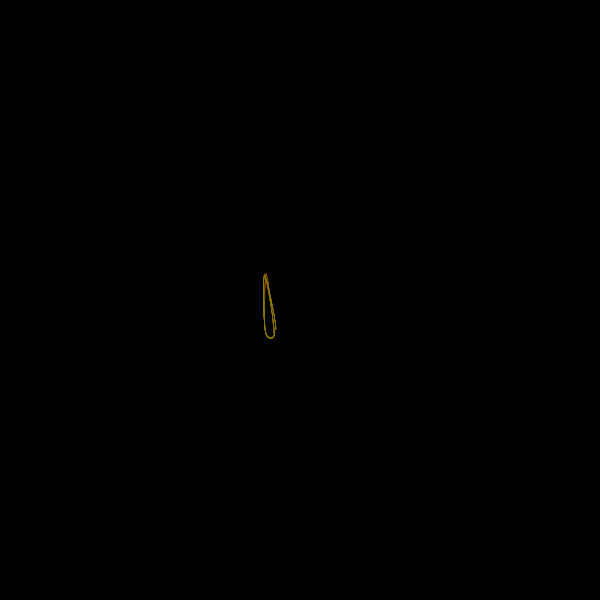
Frame 1 (no input)
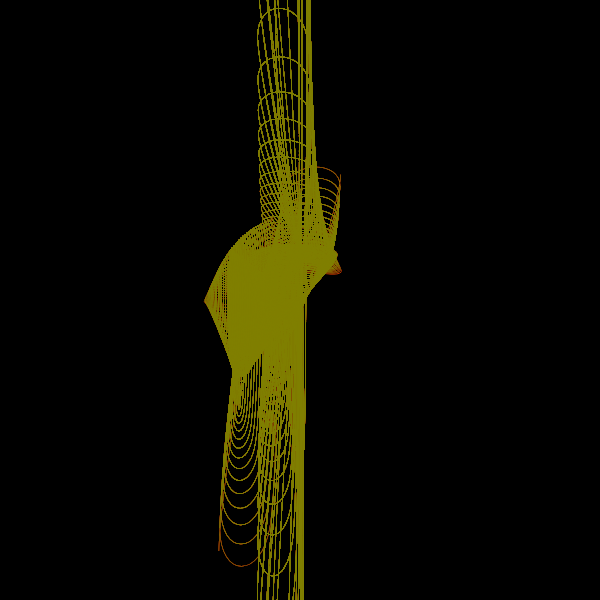
Frame 60 (no input)
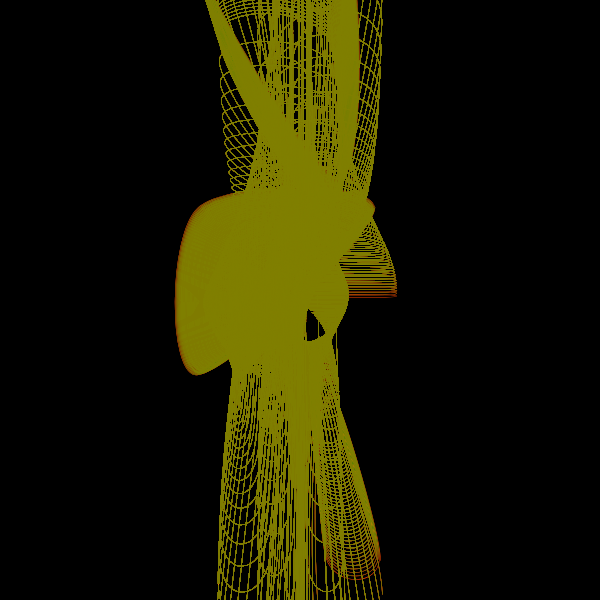
Frame 120 (the mouse pressed at the canvas centre since frame 60)

The p5.js sketch that drew these frames (run headless with seeded random() and noise() and a simulated clock; from frame 60 on, the mouse is pressed at the canvas centre):

// p5.js sketch
// ── sketch.js
//forked from: https://tylerxhobbs.com/essays/2017/aesthetically-pleasing-triangle-subdivision

let _aryObject = [];
let _tileNumT;
let _tileNumR;
let _ellipseRatio;
let _count;
let _stepR;
let _stepT;
function setup() {
  w = 600;
  var canvas;
    if(windowWidth>=600 && windowHeight >=600){
      canvas = createCanvas(600, 600);
    }
    else{
      canvas = createCanvas(windowWidth, windowHeight - 100);
    }

  var x = (windowWidth - width) / 2;
  var y = (windowHeight - height) / 2;

  canvas.position(x, y);
  background(0);
  noStroke();
  
  _freqCount = 40;

  _count = 0;
  _ellipseRatio = 2;
  _tileNumT = 5;
  _tileNumR = 7;
  
  let shapeMode = 1;
  let layerNum = 20;
  let initT = int(random(_tileNumT));
  for (k = 1; k <= layerNum; k++) {
    let baseColor = 360 + random(720);
    _aryObject.push(new f(
      1, initT,
      color((baseColor + 180) % 360, 200, 50, 100),
      shapeMode,
      width/2/_tileNumR/layerNum*k
    ));
  }

    background(0);


}




function draw() {
  // clear();
  blendMode(EXCLUSION);
  background(0, 50);
  
  for (let i = 0; i < _aryObject.length; i++) {
    _aryObject[i].update();
    _aryObject[i].drawMe();
  }

  _count ++;
  noStroke()
  fill(255,69,0);
}

class f {
  constructor(iR, iT, myColor, shapeMode, sw) {
    this.target_iR = iR;
    this.target_iT = iT;
    this.myColor = myColor;
    this.shapeMode = shapeMode; //0 rect, 1 ellipse
    this.sw = sw *_ellipseRatio; 
    this.aryPoint = [];
  }

  setTarget() {
    _stepR = 1;
    _stepT = 1;
    this.iR = this.target_iR;
    this.iT = this.target_iT % _tileNumT;
    
    this.aryPoint.unshift([this.iR, this.iT]);

    let dir;
    if (this.iR <= _stepR) {
      dir = random(["down", "left", "right"]);
    } else if (this.iR >= _tileNumR-_stepR) {
      dir = random(["up", "left", "right"]);
    } else {
      dir = random(["up", "down", "left", "right"]);
    }

    if (dir == "up") { 
      this.target_iR = this.iR - _stepR; 
    }
    else if (dir == "down") { 
      this.target_iR = this.iR + _stepR; }
    else if (dir == "left") { 
      this.target_iT = this.iT - _stepT; 
    }
    else if (dir == "right") {
       this.target_iT = this.iT + _stepT; 
     }

    this.dR = (this.target_iR - this.iR) / (_freqCount+1);
    this.dT = (this.target_iT - this.iT) / (_freqCount+1);
  }
  
  update() {
    if (_count % _freqCount == 0) {
      this.setTarget();
    }

    if (this.target_iR == this.iR) { //dir = right or left
      this.aryPoint.unshift([this.iR, this.aryPoint[0][1] + this.dT]);
    } else if (this.target_iT == this.iT) {
      this.aryPoint.unshift([this.aryPoint[0][0] + this.dR, this.iT]);
    }

    while (this.aryPoint.length >= 40) {
      this.aryPoint.pop();
    }
  }

  drawMe() {
    stroke(255,69,0);
    strokeWeight(0.5)
    fill(0, 10)    
    push();
    translate(width/2, height/2);
    beginShape();
    for (let i = 0; i < this.aryPoint.length; i++) {
      curveVertex(
        width / 2 / _tileNumR * this.aryPoint[i][0] * cos(2*PI / _tileNumT * this.aryPoint[i][1]),
        width / 2 / _tileNumR * this.aryPoint[i][0] * tan(2*PI / _tileNumT * this.aryPoint[i][1]));

        curveVertex(
        width / 2 / _tileNumR * this.aryPoint[i][0] * sin(2*PI / _tileNumT * this.aryPoint[i][1]),
        width / 2 / _tileNumR * this.aryPoint[i][0] * tan(2*PI / _tileNumT * this.aryPoint[i][1]));

        curveVertex(
        width / 2 / _tileNumR * this.aryPoint[i][0] * cos(2*PI / _tileNumT * this.aryPoint[i][1]),
        width / 2 / _tileNumR * this.aryPoint[i][0] * sin(2*PI / _tileNumT * this.aryPoint[i][1]));
    }
    endShape();
    pop();
  }
}
